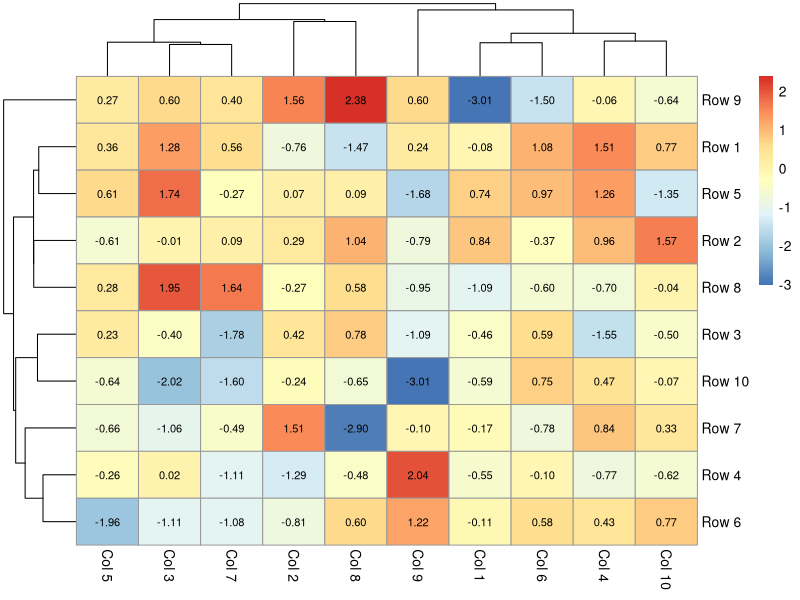

The R source for this figure:
## ---- chunk 1
#| label: load-packages
#| echo: true
#| warning: false


# install.packages("pheatmap")
library(pheatmap)

# Data 
set.seed(8)
m <- matrix(rnorm(200), 10, 10)
colnames(m) <- paste("Col", 1:10)
rownames(m) <- paste("Row", 1:10)

# Heat map
pheatmap(m,
         display_numbers = TRUE,
         number_color = "black", 
         fontsize_number = 8) 

